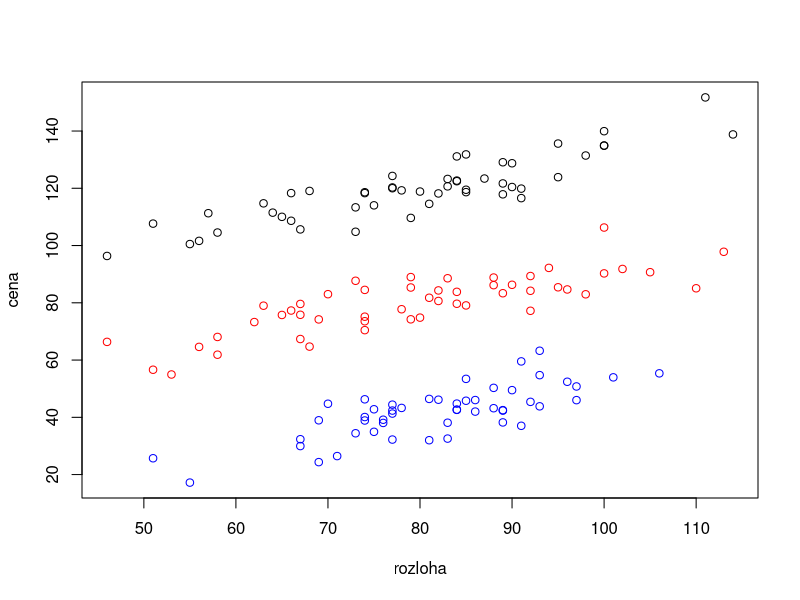
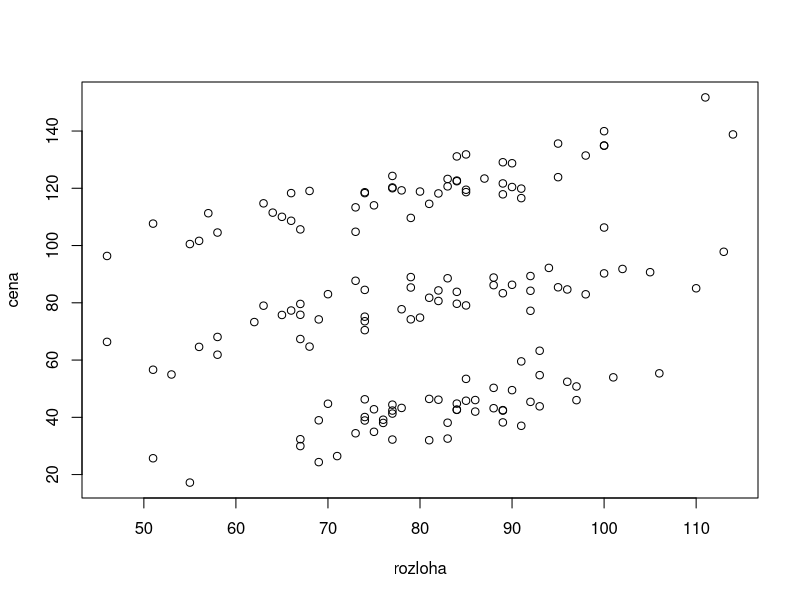

The R script that drew these images, in order:

# Chow breakpoint test

setwd("C:/Users/Pali/Desktop/dAPM/teaching/ekonometria/2026/R/9/")

prijem <- read.table("09_prijem.txt", header=TRUE)
attach(prijem)
head(prijem)
prijem

k <- 4
n <- length(income)
n1 <- 22
n2 <- n-n1

X1 <- cbind(rep(1,n1),age[1:n1], education[1:n1], coworkers[1:n1])
X2 <- cbind(rep(1,n2),age[(n1+1):n], education[(n1+1):n], coworkers[(n1+1):n])
Y <- income

betaHAT1 <- lm(income[1:n1]~age[1:n1]+education[1:n1]+coworkers[1:n1])$coeff
betaHAT2 <- lm(income[(n1+1):n]~age[(n1+1):n]+education[(n1+1):n]+coworkers[(n1+1):n])$coeff
detach(prijem)

betaHAT <- c(betaHAT1,betaHAT2)
O1 <- matrix(0,ncol=k,nrow=n1)
O2 <- matrix(0,ncol=k,nrow=n2)
X <- rbind(cbind(X1,O1),cbind(O2,X2))
#lm(Y~X-1) (da nam to iste betaHAT)

####### H0: beta(1)=beta(2)

I <- diag(k)
R <- cbind(I,-I)
r <- rep(0,k)
q <- nrow(R)

RSS <- t(Y-X%*%betaHAT)%*%(Y-X%*%betaHAT)
#RSS <- t(Y[1:n1]-X1%*%betaHAT1)%*%(Y[1:n1]-X1%*%betaHAT1) + t(Y[(n1+1):n]-X2%*%betaHAT2)%*%(Y[(n1+1):n]-X2%*%betaHAT2)

s2 <- RSS/(n-2*k)

F <- (1/q)*(t(R%*%betaHAT-r) %*% solve(R%*%solve(t(X)%*%X)%*%t(R)) %*% (R%*%betaHAT-r))/s2
F

#kvantil
qf(0.95,df1=k,df2=(n-2*k))
#p-value
1-pf(F,df1=k,df2=(n-2*k))

#H0 zamietame


####### testujeme rovnost iba prvych dvoch zloziek H0: beta(1)[1:2]=beta(2)[1:2]
# ci sa rovnaju intercepty a koeficienty pri age

R <- R[1:2,]
q <- nrow(R)
r <- c(0,0)
F <- (1/q)*(t(R%*%betaHAT-r) %*% solve(R%*%solve(t(X)%*%X)%*%t(R)) %*% (R%*%betaHAT-r))/s2
F

#kvantil
qf(0.95,df1=q,df2=(n-2*k))
#p-value
1-pf(F,df1=q,df2=(n-2*k))

#H0 zamietame
##################################################################################################################################
realitka<-read.table("09_realitka.txt",header=TRUE)
attach(realitka)
realitka
head(realitka)

n1 <- 50
n2 <- 50
n3 <- 50
n <- n1+n2+n3
k <- 2

color<-c(rep("black",n1), rep("red",n2), rep("blue",n3))
plot(rozloha, cena, col=color)
plot(rozloha, cena)

betaHAT1 <- lm(cena[1:n1]~rozloha[1:n1])$coeff
betaHAT2 <- lm(cena[(n1+1):(n1+n2)]~rozloha[(n1+1):(n1+n2)])$coeff
betaHAT3 <- lm(cena[(n1+n2+1):n]~rozloha[(n1+n2+1):n])$coeff

X1 <- cbind(rep(1,n1),rozloha[1:n1])
X2 <- cbind(rep(1,n2),rozloha[(n1+1):(n1+n2)])
X3 <- cbind(rep(1,n3),rozloha[(n1+n2+1):n])

betaHAT <- c(betaHAT1,betaHAT2,betaHAT3)

O1 <- matrix(0,ncol=k,nrow=n1)
O2 <- matrix(0,ncol=k,nrow=n2)
O3 <- matrix(0,ncol=k,nrow=n3)
X <- rbind(cbind(X1,O1,O1),cbind(O2,X2,O2),cbind(O3,O3,X3))
Y <- cena

detach(realitka)

####### H0: beta(1)=beta(2)=beta(3)

I <- diag(k)
Ok <- matrix(0, ncol=k, nrow=k)
R <- rbind(cbind(I,-I,Ok), cbind(I,Ok,-I))
q <- nrow(R)
r <- rep(0,q)


RSS <- t(Y-X%*%betaHAT) %*% (Y-X%*%betaHAT)
s2 <- RSS/(n-3*k)

F <- (1/q)*(t(R%*%betaHAT-r) %*% solve(R%*%solve(t(X)%*%X)%*%t(R)) %*% (R%*%betaHAT-r))/s2
F

#kvantil
qf(0.95,df1=q,df2=(n-3*k))
#p-value
1-pf(F,df1=q,df2=(n-3*k))

#H0 zamietame
